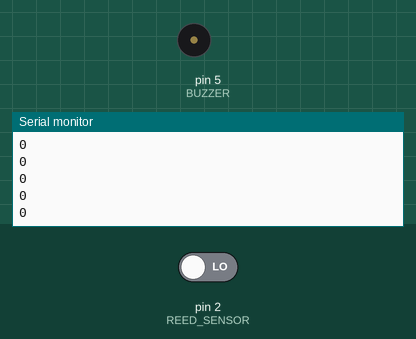
The sketch below on a simulated Arduino Uno, built with avr-gcc and run on an emulated ATmega328P. On the bench: buzzer (waves = sounding, pin HIGH), the last lines printed to the serial monitor. The test bench sets the inputs (shaded band); at power-on: pin 2 (REED_SENSOR) LOW.

Above: at 1.2 s.
1.3 s: pin 2 (REED_SENSOR) driven HIGH
At 3.7 s:
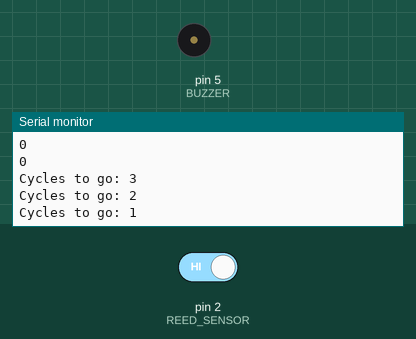
3.8 s: pin 2 (REED_SENSOR) driven LOW
At 5.41 s:
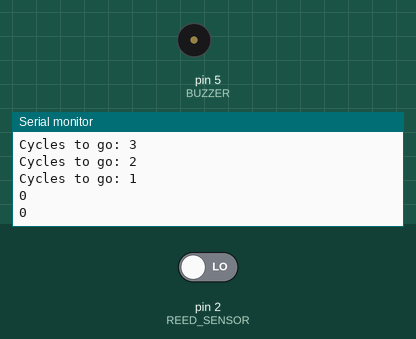

The sketch:

exlabs_alarm.ino
```cpp
const int REED_SENSOR = 2;
const int BUZZER = 5  ;


void setup() {
  Serial.begin(115200);
  pinMode(REED_SENSOR, INPUT);
  pinMode(BUZZER, OUTPUT);
}

int val;

void wait_before_beep(int cycles) {
  for (int i=cycles; i > 0; i--) {
    Serial.print("Cycles to go: ");Serial.println(i);
    delay(1000);
  }
  val = digitalRead(REED_SENSOR);
  digitalWrite(BUZZER, val);
  delay(1000);
}

void loop() {
  val = digitalRead(REED_SENSOR);
  if (val == 1) {
    wait_before_beep(3);
  }
  Serial.println(val);
  digitalWrite(BUZZER, val);
  delay(100);
}
```

Measured:
- after the input at 1.3 s, the serial monitor: prints a new line at once (image 1)
- after the input at 3.8 s, pin 5 (BUZZER): stays LOW (without the input it goes to HIGH after 0.50 s)
